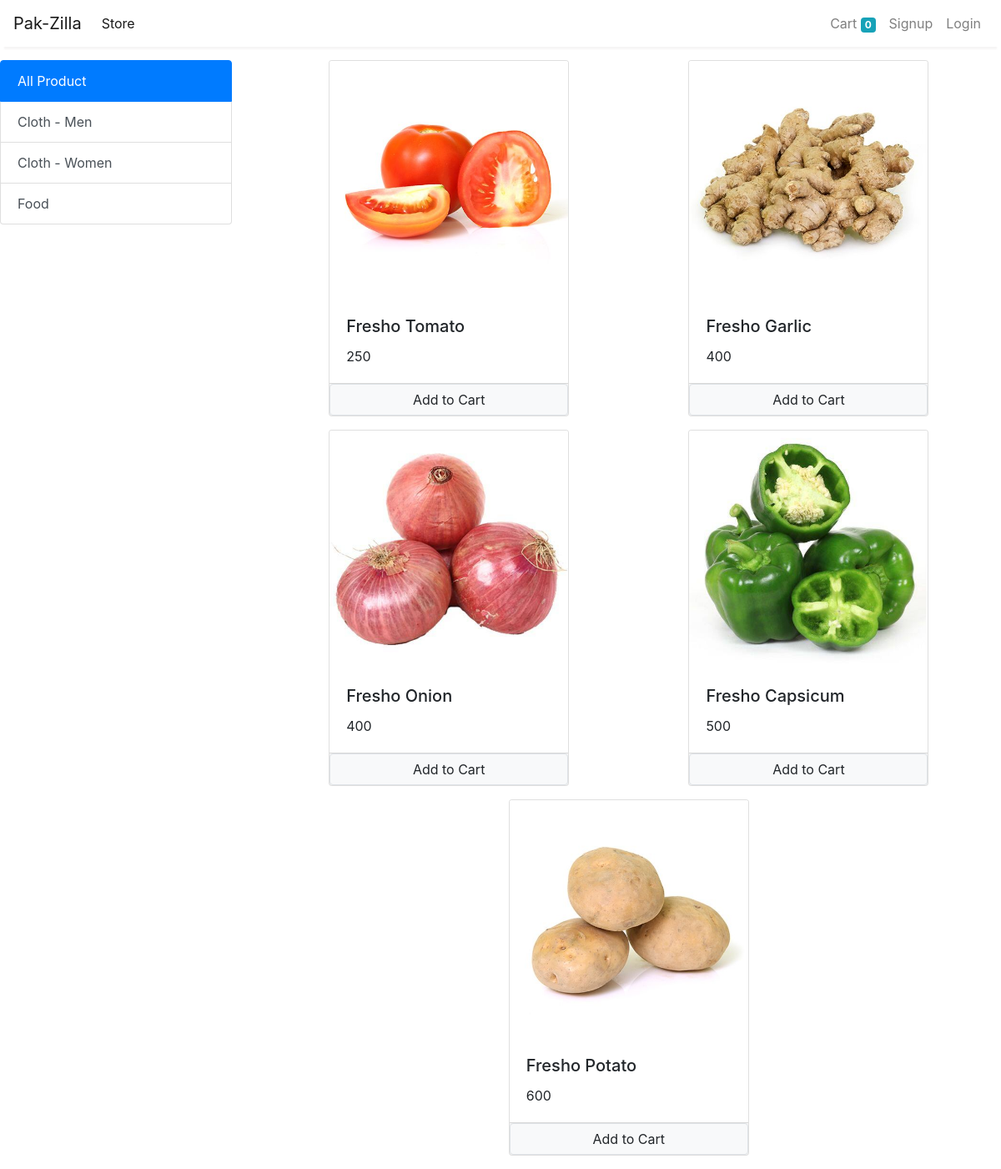
Screenshot of /?category=3 with the database file from the repository.
### store/models.py (models this page shows, shortened)
class Category(models.Model):
    name=models.CharField(max_length=100)
    slug=models.SlugField(null=True,blank=True)

class Product(models.Model):
    name=models.CharField(max_length=100)
    price=models.IntegerField(default=0)
    category=models.ForeignKey(Category,on_delete=models.CASCADE,default=1,null=True,blank=True)
    description=models.CharField(max_length=200,default='',null=True,blank=True)
    image=models.ImageField(upload_to='uploads/products/')

### store/views.py (the view, shortened to what this page needs)
# urls.py: 2. Add a URL to urlpatterns:  path('', views.home, name='home')
class home(View):
    def get(self, request):
        products = None
        categorys = Category.objects.all()
        categoryID = request.GET.get('category')
        if categoryID:
            products = Product.objects.filter(category=categoryID)
        else:
            products = Product.objects.all()
        context = {'products': products, 'categorys': categorys}
        return render(request, 'store/home.html', context)

### store/templates/store/home.html (shortened to what this page needs)
{% extends 'store/base.html' %}
{% block content %}
{% load cart %}
<div class="container-fuild mt-3">
    <div class="row">
        <div class="col-lg-3 mx-auto">
            <div class="list-group">
                    <a href="{% url 'home' %}"
                            {% if '/' == request.path %}
                                class="list-group-item list-group-item-action active"
                            {% else %}
                                class="list-group-item list-group-item-action"
                            {% endif %}>All Product</a>
                        {% for category in categorys %}
                        <a href="/?category={{category.id}}" class="list-group-item list-group-item-action">
                               {{category.name}}</a>
                                {% endfor%}
            </div>
        </div>
        <div class="col-lg-9 mx-auto">
            <div class="container">
                <div class="row mx-auto">
                {% for product in products %}
                    <div class="card mx-auto mb-3" id="{{product.id}}" style="width: 18rem;">
                        <img class="card-img-top" src="{{product.image.url}}" alt="Card image cap">
                        <div class="card-body">
                        <h5 class="card-title">{{product.name}}</h5>
                        <p class="card-text">{{product.price}}</p>
                    </div>
                        <div class="card-footer p-0 no-gutters">
                            {% if product|is_in_cart:request.session.cart %}
                            <div class="row  no-gutters" ">
                                <form action="/#{{product.id}}" class="col-2" method="post">
                                    {% csrf_token %}
                                    <input hidden type="text" name="product" value="{{product.id}}">
                                    <input hidden type="text" name="remove" value="True">
                                    <input type="submit" value=" - "  class="btn btn-block btn-secondary">
                                </form>
                                <div class="text-center col">{{product|cart_quantity:request.session.cart}} in Cart</div>
                                <form action="/#{{product.id}}" class="col-2" method="POST">
                                    {% csrf_token %}
                                    <input hidden type="text" name="product" value="{{product.id}}">
                                    <input type="submit" value=" + " class="btn btn-block btn-secondary">
                                </form>
                            </div>
                            {% else %}
                            <form action="/#{{product.id}}" method="POST" class="btn-block">
                                <input type="submit" class="float-right btn btn-light border form-control" value="Add to Cart">
                            </form>
                            {% endif %}
                        </div>
                    </div>
                {% endfor %}
                </div>
        </div>
    </div>
{% endblock content %}

### rows the page displays
Category: name "Cloth - Men"
Category: name "Cloth - Women"
Category: name "Food"
Product: image (picture), name "Fresho Tomato", price "250"
Product: image (picture), name "Fresho Garlic", price "400"
Product: image (picture), name "Fresho Onion", price "400"
Product: image (picture), name "Fresho Capsicum", price "500"
Product: image (picture), name "Fresho Potato", price "600"

### other values shown
{{ request.session.cart.keys|length }} "0"
